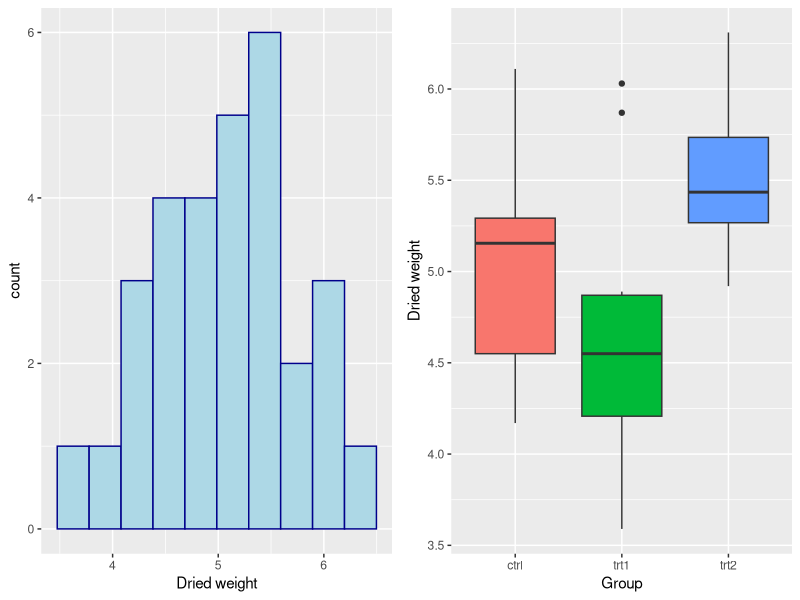
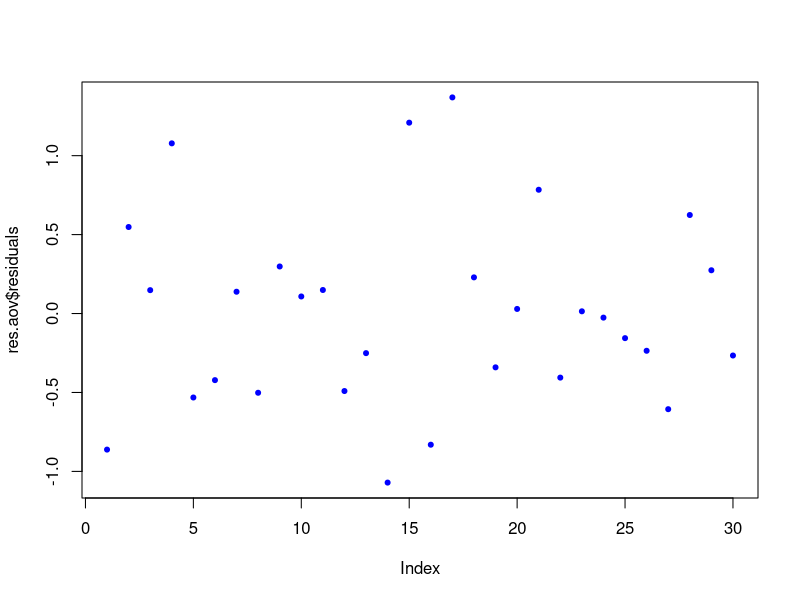
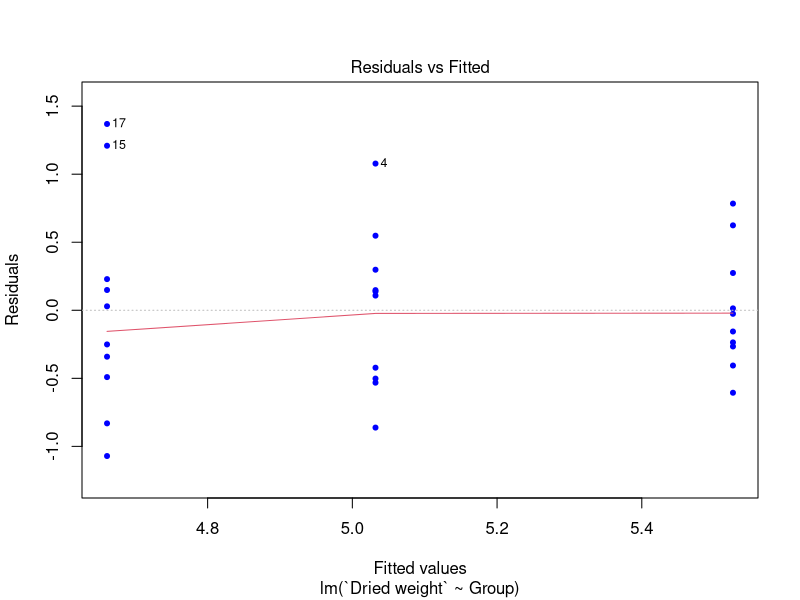
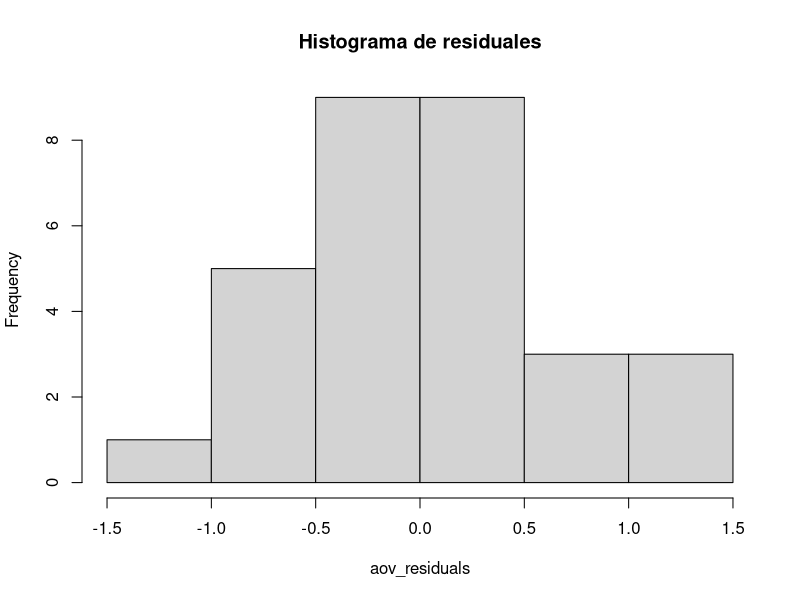
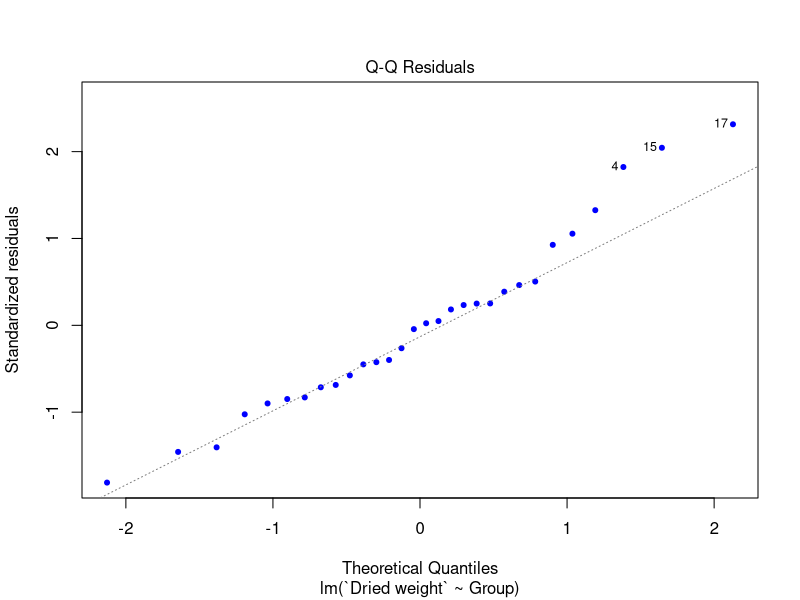

Write R code to recreate these figures, in order. (Note: this script raises an error after producing the figures.)
# ----------------------------------------------------------
# Clase 11 y 12 - Script Anova, posteriores y supuestos
# Dr. José Gallardo
# 217 mayo 2022
# DBT 845 - Investigación reproducible y análisis de datos biotecnológicos con R.
# ----------------------------------------------------------

# LIBRERÍAS
library(ggplot2)
library(dplyr)
library(knitr)
library(broom)
library(lmtest)
library(car)
library(gridExtra)

# ESTUDIO DE CASO: CRECIMIENTO DE PLANTAS

rm(list = ls())

help(PlantGrowth)

my_data <- PlantGrowth
table(my_data$group)
colnames(my_data) <- c("Dried weight","Group")

p <-  ggplot(my_data, aes(x=`Dried weight`)) +
  geom_histogram(color="darkblue", fill="lightblue", bins = 10)

q <- my_data%>% 
  ggplot(aes(x=Group,y=`Dried weight`,fill=Group))+
  geom_boxplot()+
  theme(legend.position="none")+
  labs(x="Group",y="Dried weight")


grid.arrange(p, q, ncol=2, nrow =1)

# ajusta modelo lineal
res.aov <- lm(`Dried weight` ~ Group, data = my_data)

# Realiza inferencia con anova
anova(res.aov)
kable(anova(res.aov))

# Realiza prueba de comparaciones múltiples
fit_anova <- aov(res.aov)
tk <- TukeyHSD(fit_anova)
tk

tidy(tk) %>% kable(caption = "Prueba de Tukey.", digits=2,
                   col.names=c("Trat.","Contraste", "H0",
                               "Diferencia", "IC-bajo","IC-alto",
                               "p-ajustado"))

# Imprime anova como modelo lineal
summary(res.aov)

# Imprime anova como modelo lineal sin intercepto 
res.aov1 <- lm(`Dried weight` ~ -1 + Group, data = my_data)
summary(res.aov1)

# EVALUACIÓN DE SUPUESTOS
# Independencia
plot(res.aov$residuals, pch=20, col = "blue")

help(dwtest)
dwtest(`Dried weight` ~ Group, data = my_data,
       alternative = c("two.sided"), 
       iterations = 15)

# Homogeneidad de varianzas
plot(res.aov, 1, pch=20, col = "blue")

help(leveneTest)
leveneTest(`Dried weight` ~ Group, data = my_data,
           center = "median")

# Normalidad
aov_residuals <- residuals(object = res.aov)
hist(x= aov_residuals, main = "Histograma de residuales")
plot(res.aov, 2, pch=20, col = "blue")

qqPlot(res.aov) # library(car)

shapiro.test(x= aov_residuals)


# ESTUDIO DE CASO: GUINEA PIGS

help(ToothGrowth)
my_data1 <- ToothGrowth
summary(my_data1)

my_data1$dose <- as.factor(my_data1$dose)
summary(my_data1)
table(my_data1$supp, my_data1$dose)

p <-  ggplot(my_data1, aes(x=len)) +
  geom_histogram(color="darkblue", fill="lightblue", bins = 10)

q<- my_data1%>% 
  ggplot(aes(x=dose,y=len,fill=supp))+
  geom_boxplot()+
  labs(x="Dose vitamin c",y="Length of odontoblasts")

grid.arrange(p, q, ncol=2, nrow =1)

# Anova de dos vías con interacción
res.aov2 <- aov(len ~ dose * supp,
                data = my_data1)

# Imprime resultado anova
anova(res.aov2)

# Imprime resultado en formato tabla.
anova(res.aov2)%>% kable(caption = "Anova de dos vías.",
                         digits=3)

# EVALUACIÓN DE SUPUESTOS
# Independencia
plot(res.aov2$residuals, pch=20, col = "blue")

dwtest(len ~ dose * supp, data = my_data1,
       alternative = c("two.sided"), 
       iterations = 15)

# Homogeneidad de varianzas
plot(res.aov2, 1, pch=20, col = "blue")

help(leveneTest)
leveneTest(len ~ dose * supp, data = my_data1,
           center = "median")

# Normalidad
aov_residuals <- residuals(object = res.aov2)
hist(x= aov_residuals, main = "Histograma de residuales")
plot(res.aov2, 2, pch=20, col = "blue")

qqPlot(res.aov2) # library(car)

shapiro.test(x= aov_residuals)

